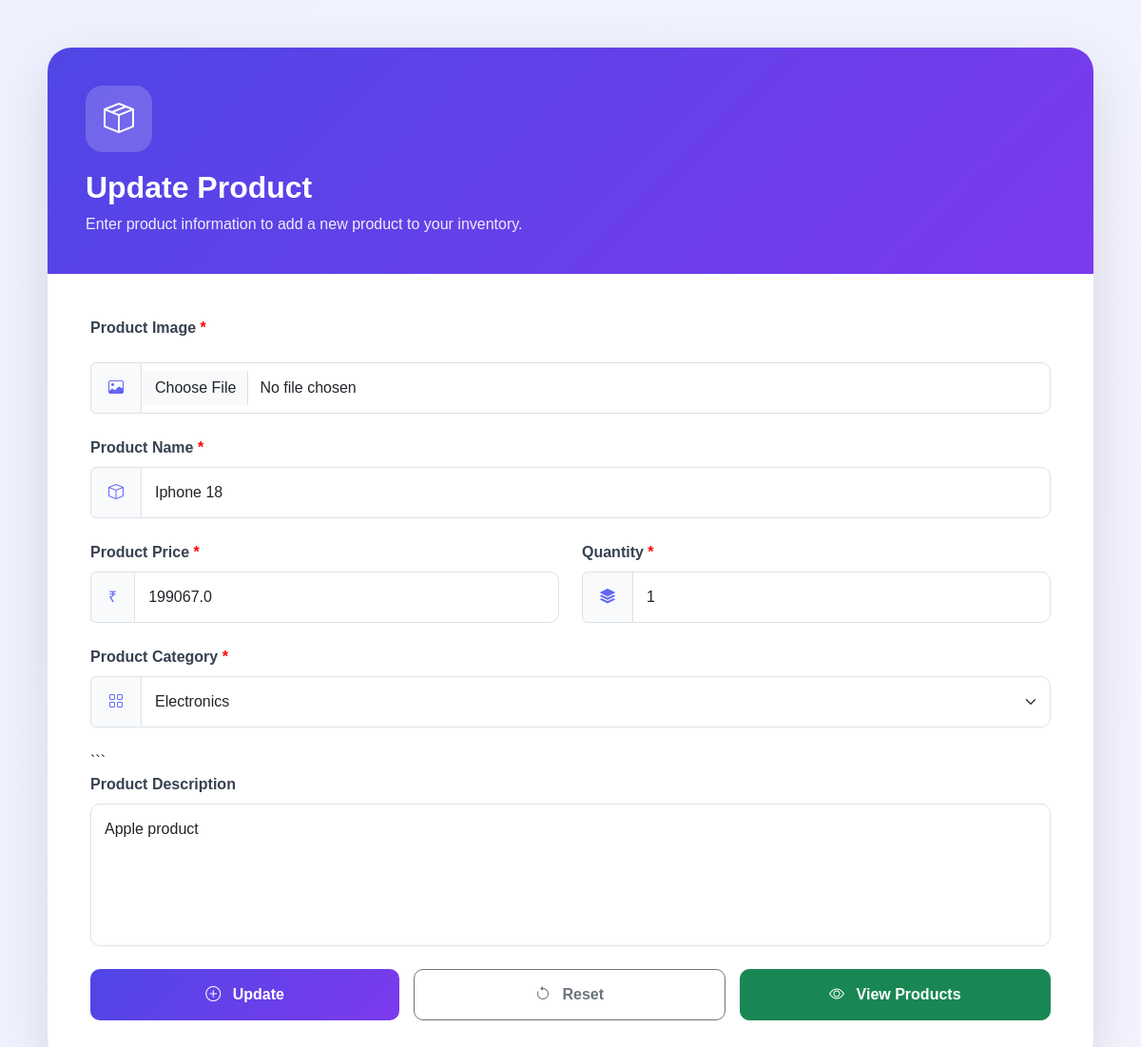
Page /update?id=2 on the committed database.
### product_app/models.py (models this page shows)
class Product(models.Model):
    p_name=models.CharField(max_length=30)
    p_price=models.FloatField()
    p_qty=models.IntegerField()
    p_category=models.CharField(max_length=100)
    p_desc=models.CharField(max_length=500)
    img=models.ImageField(upload_to="image",null=True)

### product_app/views.py (the view)
# urls.py: path("update",update_product,name="update"),
def update_product(request):
    id=request.GET.get("id")
    pr=Product.objects.get(id=id)
    return render(request,"index.html",{"pr":pr})

### product_app/templates/index.html (shortened to what this page needs)
<!DOCTYPE html>
<html lang="en">
<head>
    <link
        href="https://cdn.jsdelivr.net/npm/bootstrap@5.3.3/dist/css/bootstrap.min.css"
        rel="stylesheet"
    >
    <link
        href="https://cdn.jsdelivr.net/npm/bootstrap-icons@1.11.3/font/bootstrap-icons.css"
        rel="stylesheet"
    >
</head>
<body>
    <div class="container">
        <div class="main-card">
            <div class="form-header">
                <div class="form-header-icon">
                    <i class="bi bi-box-seam"></i>
                </div>
                <h2>
                    {% if pr %}
                        Update Product
                    {% else %}
                        Add New Product
                    {% endif %}
                </h2>
                <p>
                    Enter product information to add a new product to your inventory.
                </p>
            </div>
            <div class="form-body">
                <form method="POST" action="{% url 'register' %}" enctype="multipart/form-data">
                    <div class="mb-4">
                        <label class="form-label">
                            Product Image
                            <span class="required">*</span>
                        </label>
                    <div class="input-group">
                        <span class="input-group-text">
                            <i class="bi bi-image"></i>
                        </span>
                        <input
                            id="file"
                            type="file"
                            name="file"
                            class="form-control"
                        >
                    </div>
                 </div>
                    <div class="mb-4">
                        <label class="form-label">
                            Product Name
                            <span class="required">*</span>
                        </label>
                        <div class="input-group">
                            <span class="input-group-text">
                                <i class="bi bi-box"></i>
                            </span>
                            <input
                                type="text"
                                name="product_name"
                                class="form-control"
                                placeholder="Enter product name"
                                required
                                value="{{pr.p_name}}"
                            >
                        </div>
                    </div>
                    <div class="row">
                        <div class="col-md-6 mb-4">
                            <label class="form-label">
                                Product Price
                                <span class="required">*</span>
                            </label>
                            <div class="input-group">
                                <span class="input-group-text">
                                    ₹
                                </span>
                                <input
                                    type="number"
                                    name="price"
                                    class="form-control"
                                    placeholder="Enter product price"
                                    min="0"
                                    required
                                    value="{{pr.p_price}}"
                                >
                            </div>
                        </div>
                        <div class="col-md-6 mb-4">
                            <label class="form-label">
                                Quantity
                                <span class="required">*</span>
                            </label>
                            <div class="input-group">
                                <span class="input-group-text">
                                    <i class="bi bi-stack"></i>
                                </span>
                                <input
                                    type="number"
                                    name="quantity"
                                    class="form-control"
                                    placeholder="Enter product quantity"
                                    min="1"
                                    required
                                    value="{{pr.p_qty}}"
                                >
                            </div>
                        </div>
                    </div>
<div class="mb-4">
    <label class="form-label">
        Product Category
        <span class="required">*</span>
    </label>
    <div class="input-group">
        <span class="input-group-text">
            <i class="bi bi-grid"></i>
        </span>
        <select
            name="category"
            class="form-select"
            required
        >
            <option
                value="Electronics"
                {% if pr.p_category == "Electronics" %}selected{% endif %}
            >
                Electronics
            </option>
        </select>
    </div>
</div>
```
                    <div class="mb-4">
                        <label class="form-label">
                            Product Description
                        </label>
                        <textarea
                            name="description"
                            class="form-control"
                            rows="5"
                            placeholder="Enter product description..."
                        >{{ pr.p_desc }}</textarea>
                    </div>
                    <div class="form-buttons">
                        <button
                            type="submit"
                            class="btn btn-submit"
                        >
                            <i class="bi bi-plus-circle me-2"></i>
                            {% if pr %}
                                Update
                            {% else %}
                                Register
                            {% endif %}
                        </button>
                        <button
                            type="reset"
                            class="btn btn-outline-secondary"
                        >
                            <i class="bi bi-arrow-counterclockwise me-2"></i>
                            Reset
                        </button>
                        <a
                            href="{%url 'display'%}"
                            class="btn btn-success"
                        >
                            <i class="bi bi-eye me-2"></i>
                            View Products
                        </a>
                    </div>
                </form>
            </div>
        </div>
    </div>
</body>
</html>

### product_app/templates/index.html (style rules this page uses)
body { min-height: 100vh; background: linear-gradient(135deg, #eef2ff, #f5f3ff); font-family: Arial, sans-serif; }
.main-card { max-width: 1100px; margin: 50px auto; background: white; border-radius: 25px; overflow: hidden; box-shadow: 0 20px 60px rgba(0, 0, 0, 0.12); }
.form-header { background: linear-gradient(135deg, #4f46e5, #7c3aed); color: white; padding: 40px; }
.form-header-icon { width: 70px; height: 70px; display: flex; align-items: center; justify-content: center; background: rgba(255, 255, 255, 0.18); border-radius: 18px; font-size: 32px; margin-bottom: 18px; }
.form-header h2 { font-size: 32px; font-weight: bold; }
.form-header p { margin: 0; opacity: 0.9; }
.form-body { padding: 45px; }
.form-label { font-weight: 600; color: #374151; margin-bottom: 8px; }
.form-control, .form-select { padding: 14px; border-radius: 10px; }
.input-group-text { background: #f8fafc; color: #6366f1; padding-left: 18px; padding-right: 18px; }
textarea.form-control { resize: none; }
.required { color: red; }
.form-buttons { display: flex; gap: 15px; }
.form-buttons .btn { flex: 1; padding: 14px; border-radius: 10px; font-weight: 600; font-size: 16px; }
.btn-submit { background: linear-gradient(135deg, #4f46e5, #7c3aed); border: none; color: white; }

### rows in the picture
Product: product_name "Iphone 18", price "199067.0", quantity "1", category "Electronics", description "Apple product"
